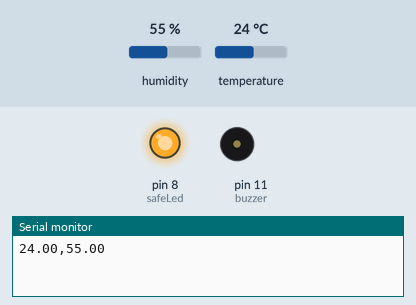
This sketch was run on a simulated Arduino Uno, built with avr-gcc and run on an emulated ATmega328P. On the bench: output pins drawn as LEDs (lit = HIGH), buzzer (waves = sounding), the last lines printed to the serial monitor. The inputs (shaded band) are chosen by the test bench; at power-on: temperature 24 °C, humidity 55 %. Pins used as bus, display or sensor lines are not drawn.

Above: at 4.2 s.
4.3 s: temperature set to 26.3 °C
7.0 s: temperature set to 27.4 °C
At 7.7 s:
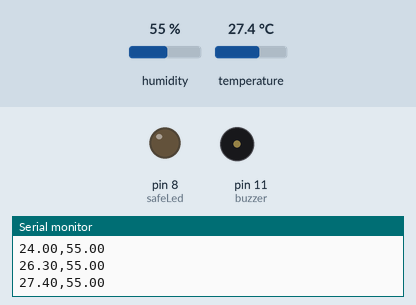
9.7 s: temperature set to 29.3 °C
12.4 s: temperature set to 30.4 °C
At 14.2 s:
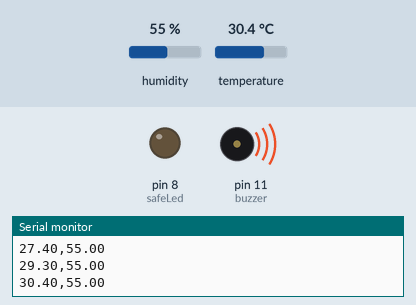
15.1 s: temperature set to 12 °C
At 17.7 s:
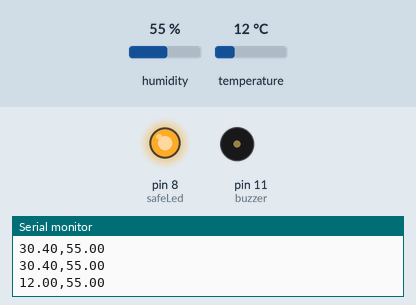
18.5 s: temperature set to 28 °C
At 19.4 s:
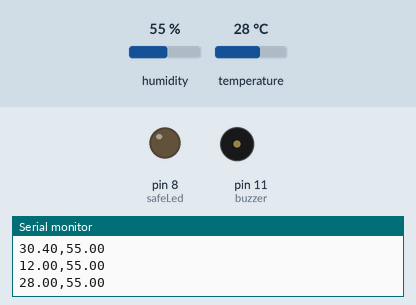
Timing chart, 0 to 21.5 s (numbered marks = the images above; inputs shaded):
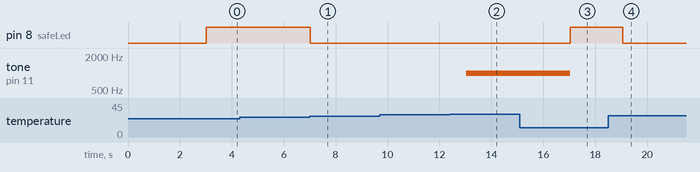

Measured:
- the behaviour switches between 26.9 and 27 °C on temperature (found by bisection; images 0 and 1)
- the behaviour switches between 29.9 and 30 °C on temperature (found by bisection; images 1 and 2)
- after the input at 7.0 s, pin 8 (safeLed): HIGH → LOW at once
- after the input at 12.4 s, tone on pin 11 (buzzer): silent → 1000 Hz after 0.64 s
- after the input at 15.1 s, pin 8 (safeLed): LOW → HIGH after 1.9 s; tone on pin 11 (buzzer): 1000 Hz → silent after 1.9 s
- after the input at 18.5 s, pin 8 (safeLed): HIGH → LOW after 0.56 s

The sketch:

AI_Arduino_Python.ino
```cpp
#include "DHT.h"

#define DHTPIN 2
#define DHTTYPE DHT22

const int safeLed = 8;
const int warnColor = 9;
const int critColor = 10;
const int buzzer = 11;

const float TEMP_WARN = 27.0;
const float TEMP_CRIT = 30.0;

DHT dht(DHTPIN, DHTTYPE);

void setup() {
  Serial.begin(9600);
  pinMode(safeLed, OUTPUT);
  pinMode(warnColor, OUTPUT);
  pinMode(critColor, OUTPUT);
  pinMode(buzzer, OUTPUT);

  dht.begin();
  delay(3000);
}

void loop() {
  float h = dht.readHumidity();
  float t = dht.readTemperature();

    if (isnan(h) || isnan(t)) {
    return;
  }

  Serial.print(t);
  Serial.print(",");
  Serial.println(h);

  if (t >= TEMP_CRIT) {
    digitalWrite(critColor, HIGH);
    digitalWrite(warnColor, LOW);
    digitalWrite(safeLed, LOW);
    tone(buzzer, 1000);
  }
  else if (t >= TEMP_WARN) {
    digitalWrite(critColor, LOW);
    digitalWrite(warnColor, HIGH);
    digitalWrite(safeLed, LOW);
    noTone(buzzer);
  }
  else {
    digitalWrite(critColor, LOW);
    digitalWrite(warnColor, LOW);
    digitalWrite(safeLed, HIGH);
    noTone(buzzer);
  }

  delay(2000); // DHT22 2-second sampling rate
}
```
